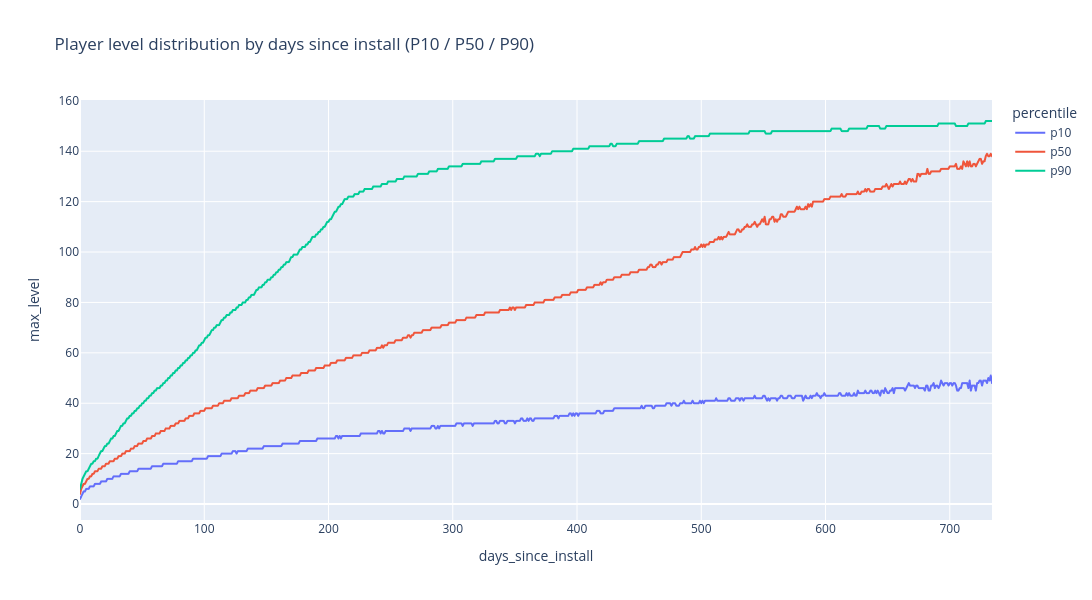

This figure's notebook cell:
### Code cell
# hide-output
level_dist = data.groupby(['days_since_install', 'max_level']).agg(
    users=('user_id', 'count')
).reset_index()



level_pcts = level_dist.groupby('days_since_install').apply(weighted_quantiles, measure_col='max_level', include_groups=False).reset_index()

fig = px.line(
    level_pcts.melt(id_vars='days_since_install', var_name='percentile', value_name='max_level'),
    x='days_since_install',
    y='max_level',
    color='percentile',
    title='Player level distribution by days since install (P10 / P50 / P90)',
    width=1200,
    height=600,
)
fig.show()

### Figure 1 — Plotly figure (JSON) as saved in the notebook; plotly's stock layout.template omitted (floating-point values rounded to 4 significant figures; data arrays with more than 128 entries replaced by an {"elided": "..."} marker saying what was removed)
{"data": [{"hovertemplate": "percentile=p10<br>days_since_install=%{x}<br>max_level=%{y}<extra></extra>", "legendgroup": "p10", "line": {"color": "#636efa", "dash": "solid"}, "marker": {"symbol": "circle"}, "mode": "lines", "name": "p10", "showlegend": true, "type": "scattergl", "x": {"elided": "735 int values"}, "xaxis": "x", "y": {"elided": "735 int values"}, "yaxis": "y"}, {"hovertemplate": "percentile=p50<br>days_since_install=%{x}<br>max_level=%{y}<extra></extra>", "legendgroup": "p50", "line": {"color": "#EF553B", "dash": "solid"}, "marker": {"symbol": "circle"}, "mode": "lines", "name": "p50", "showlegend": true, "type": "scattergl", "x": {"elided": "735 int values"}, "xaxis": "x", "y": {"elided": "735 int values"}, "yaxis": "y"}, {"hovertemplate": "percentile=p90<br>days_since_install=%{x}<br>max_level=%{y}<extra></extra>", "legendgroup": "p90", "line": {"color": "#00cc96", "dash": "solid"}, "marker": {"symbol": "circle"}, "mode": "lines", "name": "p90", "showlegend": true, "type": "scattergl", "x": {"elided": "735 int values"}, "xaxis": "x", "y": {"elided": "735 int values"}, "yaxis": "y"}], "layout": {"height": 600, "legend": {"title": {"text": "percentile"}, "tracegroupgap": 0}, "title": {"text": "Player level distribution by days since install (P10 / P50 / P90)"}, "width": 1200, "xaxis": {"anchor": "y", "domain": [0, 1], "title": {"text": "days_since_install"}}, "yaxis": {"anchor": "x", "domain": [0, 1], "title": {"text": "max_level"}}}}
